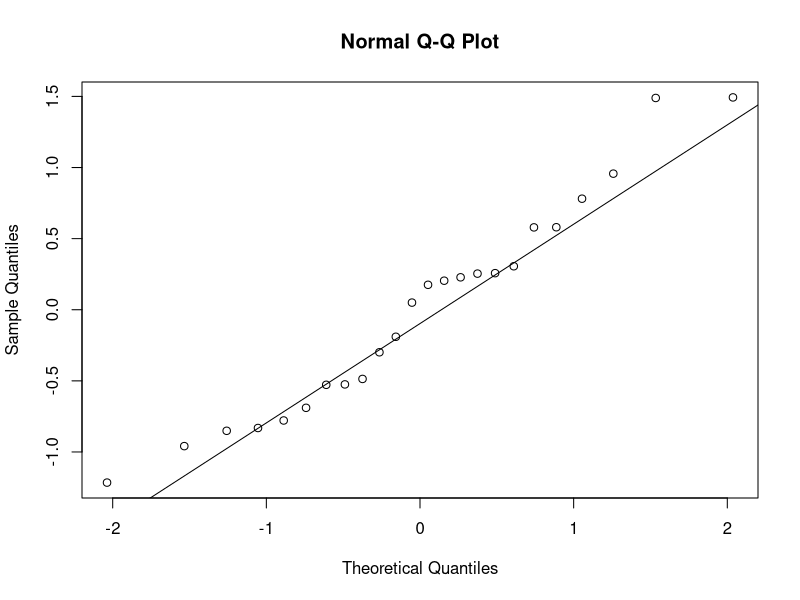

This figure's R source: (Note: this script raises an error after producing the figure.)
## ---- chunk 1
knitr::opts_chunk$set(error = TRUE) 
## ---- chunk 2
library(readxl)
library(dplyr)
library(lubridate)
library(ggplot2)
library(car)
library(lmtest)
library(nortest)
library(tseries)

cad  <- read_excel("cadereyta_SE3.xlsx")
jua  <- read_excel("cadereyta_SE2.xlsx")

find_date_col <- function(df){
  cand <- grep("date|fecha|time|datetime|hora", names(df), ignore.case = TRUE, value = TRUE)
  if (length(cand) == 0) stop("No se encontró una columna de fecha/hora. Renombra o agrega una.")
  cand[1]
}

DATE_COL_CAD <- find_date_col(cad)
DATE_COL_JUA <- find_date_col(jua)

parse_dt <- function(df, date_col) {
  # Intenta varios formatos comunes
  df %>%
    mutate(
      .dt_raw = .data[[date_col]],
      .dt = suppressWarnings(parse_date_time(
        .dt_raw,
        orders = c("Y-m-d H:M:S", "Y-m-d H:M", "Y-m-d",
                   "d/m/Y H:M:S", "d/m/Y H:M", "d/m/Y",
                   "Ymd HMS", "Ymd HM", "Ymd")
      ))
    )
}

cad <- parse_dt(cad, DATE_COL_CAD)
jua <- parse_dt(jua, DATE_COL_JUA)

if (all(is.na(cad$.dt))) stop("No se pudo parsear la fecha/hora en Cadereyta.")
if (all(is.na(jua$.dt))) stop("No se pudo parsear la fecha/hora en Juárez.")

# Función auxiliar: obtener el 15.º miércoles del año
nth_wednesday <- function(dt_vec, n = 15) {
  # Extraer solo las fechas (sin hora)
  dates <- lubridate::as_date(dt_vec)
  # Filtrar los miércoles
  wed_dates <- sort(unique(dates[lubridate::wday(dates, week_start = 1) == 3]))
  if (length(wed_dates) < n) stop("No hay suficientes miércoles en los datos.")
  wed_dates[n]
}

# Obtener el 15.º miércoles
WED_DT <- nth_wednesday(cad$.dt, n = 15)

# Definir rango de ese día (solo ese miércoles)
START_DT <- as.POSIXct(WED_DT, tz = lubridate::tz(cad$.dt))
END_DT   <- START_DT + lubridate::days(1)

message(sprintf("Día seleccionado: [%s, %s)", START_DT, END_DT))

# Filtrar solo los registros de ese miércoles
cad_w <- cad %>% dplyr::filter(.dt >= START_DT, .dt < END_DT)
jua_w <- jua %>% dplyr::filter(.dt >= START_DT, .dt < END_DT)

stopifnot(nrow(cad_w) > 2, nrow(jua_w) > 2)

cad_w <- cad_w %>% select(-any_of(c(DATE_COL_CAD, ".dt_raw", ".dt")))
jua_w <- jua_w %>% select(-any_of(c(DATE_COL_JUA, ".dt_raw", ".dt")))

cad_w <- cad_w %>% select(-any_of("NOX"))
jua_w <- jua_w %>% select(-any_of("NOX"))


rmse_vec <- function(truth, estimate) sqrt(mean((as.numeric(truth)-as.numeric(estimate))^2, na.rm = TRUE))
mae_vec  <- function(truth, estimate) mean(abs(as.numeric(truth)-as.numeric(estimate)), na.rm = TRUE)
rsq_vec  <- function(truth, estimate) {
  truth <- as.numeric(truth); estimate <- as.numeric(estimate)
  ss_res <- sum((truth - estimate)^2, na.rm = TRUE)
  ss_tot <- sum((truth - mean(truth, na.rm = TRUE))^2, na.rm = TRUE)
  1 - ss_res/ss_tot
}

TARGET <- "SO2"

stopifnot(TARGET %in% names(cad_w), TARGET %in% names(jua_w))

num_cols <- cad_w %>% select(where(is.numeric)) %>% names()
drop_cols <- c(TARGET, "nivel_cod", "season")  # ajusta si es necesario
x_cols <- setdiff(num_cols, drop_cols)

x_cols <- x_cols[x_cols %in% names(cad_w)]
stopifnot(length(x_cols) > 0)

sd_vec <- sapply(cad_w[x_cols], sd, na.rm = TRUE)
x_cols <- x_cols[sd_vec > 0]

if (length(x_cols) > 1) {
  cmat <- suppressWarnings(cor(cad_w[x_cols], use = "pairwise.complete.obs"))
  bad_pairs <- which(abs(cmat) >= 0.99999 & upper.tri(cmat), arr.ind = TRUE)
  if (nrow(bad_pairs) > 0) {
    drop_perfect <- unique(colnames(cmat)[bad_pairs[,2]])
    x_cols <- setdiff(x_cols, drop_perfect)
  }
}
stopifnot(!(TARGET %in% x_cols), length(x_cols) > 0)

scale_stats <- cad_w %>%
  summarise(across(all_of(x_cols),
                   list(mu = \(x) mean(x, na.rm=TRUE),
                        sd = \(x) sd(x, na.rm=TRUE))))

scale_apply <- function(data, stats_tbl, cols){
  out <- data
  for (v in cols) {
    mu  <- stats_tbl[[paste0(v, "_mu")]]
    sdv <- stats_tbl[[paste0(v, "_sd")]]
    out[[v]] <- if (is.na(sdv) || sdv == 0) 0 else (out[[v]] - mu)/sdv
  }
  out
}

cad_s <- scale_apply(cad_w, scale_stats, x_cols)
jua_s <- scale_apply(jua_w, scale_stats, x_cols)

form <- as.formula(paste(TARGET, "~", paste(x_cols, collapse = " + ")))
modelo_SO2 <- lm(form, data = cad_s)
print(summary(modelo_SO2))

pred_train <- predict(modelo_SO2, newdata = cad_s)
pred_test  <- predict(modelo_SO2, newdata = jua_s)

metricas <- function(obs, pred){
  tibble(
    RMSE = rmse_vec(obs, pred),
    MAE  = mae_vec(obs, pred),
    R2   = rsq_vec(obs, pred)
  )
}

train_met <- metricas(cad_s[[TARGET]], pred_train) |> dplyr::mutate(dataset = "Cadereyta (train, 1 semana)")
test_met  <- metricas(jua_s[[TARGET]], pred_test)  |> dplyr::mutate(dataset = "Juárez (test, 1 semana)")

print(bind_rows(train_met, test_met))

print(vif(modelo_SO2))
print(bptest(modelo_SO2))
print(dwtest(modelo_SO2))

print(ad.test(resid(modelo_SO2)))
print(lillie.test(scale(resid(modelo_SO2))))
print(jarque.bera.test(resid(modelo_SO2)))

# QQ plot
res <- residuals(modelo_SO2)
qqnorm(res); qqline(res)

p_train <- tibble(obs = cad_s[[TARGET]], pred = pred_train) |>
  ggplot(aes(obs, pred)) +
  geom_point(alpha = 0.5) +
  geom_abline(slope=1, intercept=0, linetype="dashed") +
  labs(title = "Entrenamiento: Cadereyta (1 semana)", x = "Observado", y = "Predicho")

p_test <- tibble(obs = jua_s[[TARGET]], pred = pred_test) |>
  ggplot(aes(obs, pred)) +
  geom_point(alpha = 0.5) +
  geom_abline(slope=1, intercept=0, linetype="dashed") +
  labs(title = "Prueba: Juárez (misma semana)", x = "Observado", y = "Predicho")

p_train + p_test

## ---- chunk 3
colnames(cad)
## ---- chunk 4
cad  <- read_excel("cadereyta_SE3.xlsx")
jua  <- read_excel("cadereyta_SE2.xlsx")

find_date_col <- function(df){
  cand <- grep("date|fecha|time|datetime|hora", names(df), ignore.case = TRUE, value = TRUE)
  if (length(cand) == 0) stop("No se encontró una columna de fecha/hora. Renombra o agrega una.")
  cand[1]
}

DATE_COL_CAD <- find_date_col(cad)
DATE_COL_JUA <- find_date_col(jua)

parse_dt <- function(df, date_col) {
  # Intenta varios formatos comunes
  df %>%
    mutate(
      .dt_raw = .data[[date_col]],
      .dt = suppressWarnings(parse_date_time(
        .dt_raw,
        orders = c("Y-m-d H:M:S", "Y-m-d H:M", "Y-m-d",
                   "d/m/Y H:M:S", "d/m/Y H:M", "d/m/Y",
                   "Ymd HMS", "Ymd HM", "Ymd")
      ))
    )
}

cad <- parse_dt(cad, DATE_COL_CAD)
jua <- parse_dt(jua, DATE_COL_JUA)

if (all(is.na(cad$.dt))) stop("No se pudo parsear la fecha/hora en Cadereyta.")
if (all(is.na(jua$.dt))) stop("No se pudo parsear la fecha/hora en Juárez.")

# Función auxiliar: obtener el 15.º miércoles del año
nth_wednesday <- function(dt_vec, n = 15) {
  # Extraer solo las fechas (sin hora)
  dates <- lubridate::as_date(dt_vec)
  # Filtrar los miércoles
  wed_dates <- sort(unique(dates[lubridate::wday(dates, week_start = 1) == 3]))
  if (length(wed_dates) < n) stop("No hay suficientes miércoles en los datos.")
  wed_dates[n]
}

# Obtener el 15.º miércoles
WED_DT <- nth_wednesday(cad$.dt, n = 15)

# Definir rango de ese día (solo ese miércoles)
START_DT <- as.POSIXct(WED_DT, tz = lubridate::tz(cad$.dt))
END_DT   <- START_DT + lubridate::days(1)

message(sprintf("Día seleccionado: [%s, %s)", START_DT, END_DT))

# Filtrar solo los registros de ese miércoles
cad_w <- cad %>% dplyr::filter(.dt >= START_DT, .dt < END_DT)
jua_w <- jua %>% dplyr::filter(.dt >= START_DT, .dt < END_DT)

stopifnot(nrow(cad_w) > 2, nrow(jua_w) > 2)

cad_w <- cad_w %>% select(-any_of(c(DATE_COL_CAD, ".dt_raw", ".dt")))
jua_w <- jua_w %>% select(-any_of(c(DATE_COL_JUA, ".dt_raw", ".dt")))

cad_w <- cad_w %>% select(-any_of("NOX"))
jua_w <- jua_w %>% select(-any_of("NOX"))

rmse_vec <- function(truth, estimate) sqrt(mean((as.numeric(truth)-as.numeric(estimate))^2, na.rm = TRUE))
mae_vec  <- function(truth, estimate) mean(abs(as.numeric(truth)-as.numeric(estimate)), na.rm = TRUE)
rsq_vec  <- function(truth, estimate) {
  truth <- as.numeric(truth); estimate <- as.numeric(estimate)
  ss_res <- sum((truth - estimate)^2, na.rm = TRUE)
  ss_tot <- sum((truth - mean(truth, na.rm = TRUE))^2, na.rm = TRUE)
  1 - ss_res/ss_tot
}

TARGET <- "PM10"

stopifnot(TARGET %in% names(cad_w), TARGET %in% names(jua_w))

num_cols <- cad_w %>% select(where(is.numeric)) %>% names()
drop_cols <- c(TARGET, "nivel_cod", "season")
x_cols <- setdiff(num_cols, drop_cols)

x_cols <- x_cols[x_cols %in% names(cad_w)]
stopifnot(length(x_cols) > 0)

sd_vec <- sapply(cad_w[x_cols], sd, na.rm = TRUE)
x_cols <- x_cols[sd_vec > 0]

if (length(x_cols) > 1) {
  cmat <- suppressWarnings(cor(cad_w[x_cols], use = "pairwise.complete.obs"))
  bad_pairs <- which(abs(cmat) >= 0.99999 & upper.tri(cmat), arr.ind = TRUE)
  if (nrow(bad_pairs) > 0) {
    drop_perfect <- unique(colnames(cmat)[bad_pairs[,2]])
    x_cols <- setdiff(x_cols, drop_perfect)
  }
}
stopifnot(!(TARGET %in% x_cols), length(x_cols) > 0)

scale_stats <- cad_w %>%
  summarise(across(all_of(x_cols),
                   list(mu = \(x) mean(x, na.rm=TRUE),
                        sd = \(x) sd(x, na.rm=TRUE))))

scale_apply <- function(data, stats_tbl, cols){
  out <- data
  for (v in cols) {
    mu  <- stats_tbl[[paste0(v, "_mu")]]
    sdv <- stats_tbl[[paste0(v, "_sd")]]
    out[[v]] <- if (is.na(sdv) || sdv == 0) 0 else (out[[v]] - mu)/sdv
  }
  out
}

cad_s <- scale_apply(cad_w, scale_stats, x_cols)
jua_s <- scale_apply(jua_w, scale_stats, x_cols)

form <- as.formula(paste(TARGET, "~", paste(x_cols, collapse = " + ")))
modelo_SO2 <- lm(form, data = cad_s)
print(summary(modelo_SO2))

pred_train <- predict(modelo_SO2, newdata = cad_s)
pred_test  <- predict(modelo_SO2, newdata = jua_s)

metricas <- function(obs, pred){
  tibble(
    RMSE = rmse_vec(obs, pred),
    MAE  = mae_vec(obs, pred),
    R2   = rsq_vec(obs, pred)
  )
}

train_met <- metricas(cad_s[[TARGET]], pred_train) |> dplyr::mutate(dataset = "Cadereyta (train, 1 semana)")
test_met  <- metricas(jua_s[[TARGET]], pred_test)  |> dplyr::mutate(dataset = "Juárez (test, 1 semana)")

print(bind_rows(train_met, test_met))

print(vif(modelo_SO2))
print(bptest(modelo_SO2))
print(dwtest(modelo_SO2))

print(ad.test(resid(modelo_SO2)))
print(lillie.test(scale(resid(modelo_SO2))))
print(jarque.bera.test(resid(modelo_SO2)))

res <- residuals(modelo_SO2)
qqnorm(res); qqline(res)

p_train <- tibble(obs = cad_s[[TARGET]], pred = pred_train) |>
  ggplot(aes(obs, pred)) +
  geom_point(alpha = 0.5) +
  geom_abline(slope=1, intercept=0, linetype="dashed") +
  labs(title = "Entrenamiento: Cadereyta (1 semana)", x = "Observado", y = "Predicho")

p_test <- tibble(obs = jua_s[[TARGET]], pred = pred_test) |>
  ggplot(aes(obs, pred)) +
  geom_point(alpha = 0.5) +
  geom_abline(slope=1, intercept=0, linetype="dashed") +
  labs(title = "Prueba: Juárez (misma semana)", x = "Observado", y = "Predicho")

p_train + p_test

## ---- chunk 5
cad  <- read_excel("cadereyta_SE3.xlsx")
jua  <- read_excel("cadereyta_SE2.xlsx")

find_date_col <- function(df){
  cand <- grep("date|fecha|time|datetime|hora", names(df), ignore.case = TRUE, value = TRUE)
  if (length(cand) == 0) stop("No se encontró una columna de fecha/hora. Renombra o agrega una.")
  cand[1]
}

DATE_COL_CAD <- find_date_col(cad)
DATE_COL_JUA <- find_date_col(jua)

parse_dt <- function(df, date_col) {
  df %>%
    mutate(
      .dt_raw = .data[[date_col]],
      .dt = suppressWarnings(parse_date_time(
        .dt_raw,
        orders = c("Y-m-d H:M:S", "Y-m-d H:M", "Y-m-d",
                   "d/m/Y H:M:S", "d/m/Y H:M", "d/m/Y",
                   "Ymd HMS", "Ymd HM", "Ymd")
      ))
    )
}

cad <- parse_dt(cad, DATE_COL_CAD)
jua <- parse_dt(jua, DATE_COL_JUA)

if (all(is.na(cad$.dt))) stop("No se pudo parsear la fecha/hora en Cadereyta.")
if (all(is.na(jua$.dt))) stop("No se pudo parsear la fecha/hora en Juárez.")

# Función auxiliar: obtener el 15.º miércoles del año
nth_wednesday <- function(dt_vec, n = 15) {
  # Extraer solo las fechas (sin hora)
  dates <- lubridate::as_date(dt_vec)
  # Filtrar los miércoles
  wed_dates <- sort(unique(dates[lubridate::wday(dates, week_start = 1) == 3]))
  if (length(wed_dates) < n) stop("No hay suficientes miércoles en los datos.")
  wed_dates[n]
}

# Obtener el 15.º miércoles
WED_DT <- nth_wednesday(cad$.dt, n = 15)

# Definir rango de ese día (solo ese miércoles)
START_DT <- as.POSIXct(WED_DT, tz = lubridate::tz(cad$.dt))
END_DT   <- START_DT + lubridate::days(1)

message(sprintf("Día seleccionado: [%s, %s)", START_DT, END_DT))

# Filtrar solo los registros de ese miércoles
cad_w <- cad %>% dplyr::filter(.dt >= START_DT, .dt < END_DT)
jua_w <- jua %>% dplyr::filter(.dt >= START_DT, .dt < END_DT)

stopifnot(nrow(cad_w) > 2, nrow(jua_w) > 2)

cad_w <- cad_w %>% select(-any_of(c(DATE_COL_CAD, ".dt_raw", ".dt")))
jua_w <- jua_w %>% select(-any_of(c(DATE_COL_JUA, ".dt_raw", ".dt")))

cad_w <- cad_w %>% select(-any_of("NOX"))
jua_w <- jua_w %>% select(-any_of("NOX"))

rmse_vec <- function(truth, estimate) sqrt(mean((as.numeric(truth)-as.numeric(estimate))^2, na.rm = TRUE))
mae_vec  <- function(truth, estimate) mean(abs(as.numeric(truth)-as.numeric(estimate)), na.rm = TRUE)
rsq_vec  <- function(truth, estimate) {
  truth <- as.numeric(truth); estimate <- as.numeric(estimate)
  ss_res <- sum((truth - estimate)^2, na.rm = TRUE)
  ss_tot <- sum((truth - mean(truth, na.rm = TRUE))^2, na.rm = TRUE)
  1 - ss_res/ss_tot
}

TARGET <- "PM2.5"

stopifnot(TARGET %in% names(cad_w), TARGET %in% names(jua_w))

num_cols <- cad_w %>% select(where(is.numeric)) %>% names()
drop_cols <- c(TARGET, "nivel_cod", "season")
x_cols <- setdiff(num_cols, drop_cols)

x_cols <- x_cols[x_cols %in% names(cad_w)]
stopifnot(length(x_cols) > 0)

sd_vec <- sapply(cad_w[x_cols], sd, na.rm = TRUE)
x_cols <- x_cols[sd_vec > 0]

if (length(x_cols) > 1) {
  cmat <- suppressWarnings(cor(cad_w[x_cols], use = "pairwise.complete.obs"))
  bad_pairs <- which(abs(cmat) >= 0.99999 & upper.tri(cmat), arr.ind = TRUE)
  if (nrow(bad_pairs) > 0) {
    drop_perfect <- unique(colnames(cmat)[bad_pairs[,2]])
    x_cols <- setdiff(x_cols, drop_perfect)
  }
}
stopifnot(!(TARGET %in% x_cols), length(x_cols) > 0)

scale_stats <- cad_w %>%
  summarise(across(all_of(x_cols),
                   list(mu = \(x) mean(x, na.rm=TRUE),
                        sd = \(x) sd(x, na.rm=TRUE))))

scale_apply <- function(data, stats_tbl, cols){
  out <- data
  for (v in cols) {
    mu  <- stats_tbl[[paste0(v, "_mu")]]
    sdv <- stats_tbl[[paste0(v, "_sd")]]
    out[[v]] <- if (is.na(sdv) || sdv == 0) 0 else (out[[v]] - mu)/sdv
  }
  out
}

cad_s <- scale_apply(cad_w, scale_stats, x_cols)
jua_s <- scale_apply(jua_w, scale_stats, x_cols)

form <- as.formula(paste(TARGET, "~", paste(x_cols, collapse = " + ")))
modelo_SO2 <- lm(form, data = cad_s)
print(summary(modelo_SO2))

pred_train <- predict(modelo_SO2, newdata = cad_s)
pred_test  <- predict(modelo_SO2, newdata = jua_s)

metricas <- function(obs, pred){
  tibble(
    RMSE = rmse_vec(obs, pred),
    MAE  = mae_vec(obs, pred),
    R2   = rsq_vec(obs, pred)
  )
}

train_met <- metricas(cad_s[[TARGET]], pred_train) |> dplyr::mutate(dataset = "Cadereyta (train, 1 semana)")
test_met  <- metricas(jua_s[[TARGET]], pred_test)  |> dplyr::mutate(dataset = "Juárez (test, 1 semana)")

print(bind_rows(train_met, test_met))

print(vif(modelo_SO2))
print(bptest(modelo_SO2))
print(dwtest(modelo_SO2))

print(ad.test(resid(modelo_SO2)))
print(lillie.test(scale(resid(modelo_SO2))))
print(jarque.bera.test(resid(modelo_SO2)))

res <- residuals(modelo_SO2)
qqnorm(res); qqline(res)

p_train <- tibble(obs = cad_s[[TARGET]], pred = pred_train) |>
  ggplot(aes(obs, pred)) +
  geom_point(alpha = 0.5) +
  geom_abline(slope=1, intercept=0, linetype="dashed") +
  labs(title = "Entrenamiento: Cadereyta (1 semana)", x = "Observado", y = "Predicho")

p_test <- tibble(obs = jua_s[[TARGET]], pred = pred_test) |>
  ggplot(aes(obs, pred)) +
  geom_point(alpha = 0.5) +
  geom_abline(slope=1, intercept=0, linetype="dashed") +
  labs(title = "Prueba: Juárez (misma semana)", x = "Observado", y = "Predicho")

p_train + p_test

## ---- chunk 6
cad  <- read_excel("cadereyta_SE3.xlsx")
jua  <- read_excel("cadereyta_SE.xlsx")

find_date_col <- function(df){
  cand <- grep("date|fecha|time|datetime|hora", names(df), ignore.case = TRUE, value = TRUE)
  if (length(cand) == 0) stop("No se encontró una columna de fecha/hora. Renombra o agrega una.")
  cand[1]
}

DATE_COL_CAD <- find_date_col(cad)
DATE_COL_JUA <- find_date_col(jua)

parse_dt <- function(df, date_col) {
  df %>%
    mutate(
      .dt_raw = .data[[date_col]],
      .dt = suppressWarnings(parse_date_time(
        .dt_raw,
        orders = c("Y-m-d H:M:S", "Y-m-d H:M", "Y-m-d",
                   "d/m/Y H:M:S", "d/m/Y H:M", "d/m/Y",
                   "Ymd HMS", "Ymd HM", "Ymd")
      ))
    )
}

cad <- parse_dt(cad, DATE_COL_CAD)
jua <- parse_dt(jua, DATE_COL_JUA)

if (all(is.na(cad$.dt))) stop("No se pudo parsear la fecha/hora en Cadereyta.")
if (all(is.na(jua$.dt))) stop("No se pudo parsear la fecha/hora en Juárez.")

# Función auxiliar: obtener el 15.º miércoles del año
nth_wednesday <- function(dt_vec, n = 15) {
  # Extraer solo las fechas (sin hora)
  dates <- lubridate::as_date(dt_vec)
  # Filtrar los miércoles
  wed_dates <- sort(unique(dates[lubridate::wday(dates, week_start = 1) == 3]))
  if (length(wed_dates) < n) stop("No hay suficientes miércoles en los datos.")
  wed_dates[n]
}

# Obtener el 15.º miércoles
WED_DT <- nth_wednesday(cad$.dt, n = 15)

# Definir rango de ese día (solo ese miércoles)
START_DT <- as.POSIXct(WED_DT, tz = lubridate::tz(cad$.dt))
END_DT   <- START_DT + lubridate::days(1)

message(sprintf("Día seleccionado: [%s, %s)", START_DT, END_DT))

# Filtrar solo los registros de ese miércoles
cad_w <- cad %>% dplyr::filter(.dt >= START_DT, .dt < END_DT)
jua_w <- jua %>% dplyr::filter(.dt >= START_DT, .dt < END_DT)

stopifnot(nrow(cad_w) > 2, nrow(jua_w) > 2)

cad_w <- cad_w %>% select(-any_of(c(DATE_COL_CAD, ".dt_raw", ".dt")))
jua_w <- jua_w %>% select(-any_of(c(DATE_COL_JUA, ".dt_raw", ".dt")))

cad_w <- cad_w %>% select(-any_of("NOX"))
jua_w <- jua_w %>% select(-any_of("NOX"))

rmse_vec <- function(truth, estimate) sqrt(mean((as.numeric(truth)-as.numeric(estimate))^2, na.rm = TRUE))
mae_vec  <- function(truth, estimate) mean(abs(as.numeric(truth)-as.numeric(estimate)), na.rm = TRUE)
rsq_vec  <- function(truth, estimate) {
  truth <- as.numeric(truth); estimate <- as.numeric(estimate)
  ss_res <- sum((truth - estimate)^2, na.rm = TRUE)
  ss_tot <- sum((truth - mean(truth, na.rm = TRUE))^2, na.rm = TRUE)
  1 - ss_res/ss_tot
}

TARGET <- "SO2"

stopifnot(TARGET %in% names(cad_w), TARGET %in% names(jua_w))

num_cols <- cad_w %>% select(where(is.numeric)) %>% names()
drop_cols <- c(TARGET, "nivel_cod", "season")
x_cols <- setdiff(num_cols, drop_cols)

x_cols <- x_cols[x_cols %in% names(cad_w)]
stopifnot(length(x_cols) > 0)

sd_vec <- sapply(cad_w[x_cols], sd, na.rm = TRUE)
x_cols <- x_cols[sd_vec > 0]

if (length(x_cols) > 1) {
  cmat <- suppressWarnings(cor(cad_w[x_cols], use = "pairwise.complete.obs"))
  bad_pairs <- which(abs(cmat) >= 0.99999 & upper.tri(cmat), arr.ind = TRUE)
  if (nrow(bad_pairs) > 0) {
    drop_perfect <- unique(colnames(cmat)[bad_pairs[,2]])
    x_cols <- setdiff(x_cols, drop_perfect)
  }
}
stopifnot(!(TARGET %in% x_cols), length(x_cols) > 0)

scale_stats <- cad_w %>%
  summarise(across(all_of(x_cols),
                   list(mu = \(x) mean(x, na.rm=TRUE),
                        sd = \(x) sd(x, na.rm=TRUE))))

scale_apply <- function(data, stats_tbl, cols){
  out <- data
  for (v in cols) {
    mu  <- stats_tbl[[paste0(v, "_mu")]]
    sdv <- stats_tbl[[paste0(v, "_sd")]]
    out[[v]] <- if (is.na(sdv) || sdv == 0) 0 else (out[[v]] - mu)/sdv
  }
  out
}

cad_s <- scale_apply(cad_w, scale_stats, x_cols)
jua_s <- scale_apply(jua_w, scale_stats, x_cols)

form <- as.formula(paste(TARGET, "~", paste(x_cols, collapse = " + ")))
modelo_SO2 <- lm(form, data = cad_s)
print(summary(modelo_SO2))

pred_train <- predict(modelo_SO2, newdata = cad_s)
pred_test  <- predict(modelo_SO2, newdata = jua_s)

metricas <- function(obs, pred){
  tibble(
    RMSE = rmse_vec(obs, pred),
    MAE  = mae_vec(obs, pred),
    R2   = rsq_vec(obs, pred)
  )
}

train_met <- metricas(cad_s[[TARGET]], pred_train) |> dplyr::mutate(dataset = "Cadereyta (train, 1 semana)")
test_met  <- metricas(jua_s[[TARGET]], pred_test)  |> dplyr::mutate(dataset = "Guadalupe (test, 1 semana)")

print(bind_rows(train_met, test_met))

print(vif(modelo_SO2))
print(bptest(modelo_SO2))
print(dwtest(modelo_SO2))

print(ad.test(resid(modelo_SO2)))
print(lillie.test(scale(resid(modelo_SO2))))
print(jarque.bera.test(resid(modelo_SO2)))

res <- residuals(modelo_SO2)
qqnorm(res); qqline(res)

p_train <- tibble(obs = cad_s[[TARGET]], pred = pred_train) |>
  ggplot(aes(obs, pred)) +
  geom_point(alpha = 0.5) +
  geom_abline(slope=1, intercept=0, linetype="dashed") +
  labs(title = "Entrenamiento: Cadereyta (1 semana)", x = "Observado", y = "Predicho")

p_test <- tibble(obs = jua_s[[TARGET]], pred = pred_test) |>
  ggplot(aes(obs, pred)) +
  geom_point(alpha = 0.5) +
  geom_abline(slope=1, intercept=0, linetype="dashed") +
  labs(title = "Prueba: Guadalupe (misma semana)", x = "Observado", y = "Predicho")

p_train + p_test

## ---- chunk 7
cad  <- read_excel("cadereyta_SE3.xlsx")
jua  <- read_excel("cadereyta_SE.xlsx")

find_date_col <- function(df){
  cand <- grep("date|fecha|time|datetime|hora", names(df), ignore.case = TRUE, value = TRUE)
  if (length(cand) == 0) stop("No se encontró una columna de fecha/hora. Renombra o agrega una.")
  cand[1]
}

DATE_COL_CAD <- find_date_col(cad)
DATE_COL_JUA <- find_date_col(jua)

parse_dt <- function(df, date_col) {
  df %>%
    mutate(
      .dt_raw = .data[[date_col]],
      .dt = suppressWarnings(parse_date_time(
        .dt_raw,
        orders = c("Y-m-d H:M:S", "Y-m-d H:M", "Y-m-d",
                   "d/m/Y H:M:S", "d/m/Y H:M", "d/m/Y",
                   "Ymd HMS", "Ymd HM", "Ymd")
      ))
    )
}

cad <- parse_dt(cad, DATE_COL_CAD)
jua <- parse_dt(jua, DATE_COL_JUA)

if (all(is.na(cad$.dt))) stop("No se pudo parsear la fecha/hora en Cadereyta.")
if (all(is.na(jua$.dt))) stop("No se pudo parsear la fecha/hora en Juárez.")

# Función auxiliar: obtener el 15.º miércoles del año
nth_wednesday <- function(dt_vec, n = 15) {
  # Extraer solo las fechas (sin hora)
  dates <- lubridate::as_date(dt_vec)
  # Filtrar los miércoles
  wed_dates <- sort(unique(dates[lubridate::wday(dates, week_start = 1) == 3]))
  if (length(wed_dates) < n) stop("No hay suficientes miércoles en los datos.")
  wed_dates[n]
}

# Obtener el 15.º miércoles
WED_DT <- nth_wednesday(cad$.dt, n = 15)

# Definir rango de ese día (solo ese miércoles)
START_DT <- as.POSIXct(WED_DT, tz = lubridate::tz(cad$.dt))
END_DT   <- START_DT + lubridate::days(1)

message(sprintf("Día seleccionado: [%s, %s)", START_DT, END_DT))

# Filtrar solo los registros de ese miércoles
cad_w <- cad %>% dplyr::filter(.dt >= START_DT, .dt < END_DT)
jua_w <- jua %>% dplyr::filter(.dt >= START_DT, .dt < END_DT)

stopifnot(nrow(cad_w) > 2, nrow(jua_w) > 2)

cad_w <- cad_w %>% select(-any_of(c(DATE_COL_CAD, ".dt_raw", ".dt")))
jua_w <- jua_w %>% select(-any_of(c(DATE_COL_JUA, ".dt_raw", ".dt")))

cad_w <- cad_w %>% select(-any_of("NOX"))
jua_w <- jua_w %>% select(-any_of("NOX"))

rmse_vec <- function(truth, estimate) sqrt(mean((as.numeric(truth)-as.numeric(estimate))^2, na.rm = TRUE))
mae_vec  <- function(truth, estimate) mean(abs(as.numeric(truth)-as.numeric(estimate)), na.rm = TRUE)
rsq_vec  <- function(truth, estimate) {
  truth <- as.numeric(truth); estimate <- as.numeric(estimate)
  ss_res <- sum((truth - estimate)^2, na.rm = TRUE)
  ss_tot <- sum((truth - mean(truth, na.rm = TRUE))^2, na.rm = TRUE)
  1 - ss_res/ss_tot
}

TARGET <- "PM10"

stopifnot(TARGET %in% names(cad_w), TARGET %in% names(jua_w))

num_cols <- cad_w %>% select(where(is.numeric)) %>% names()
drop_cols <- c(TARGET, "nivel_cod", "season")
x_cols <- setdiff(num_cols, drop_cols)

x_cols <- x_cols[x_cols %in% names(cad_w)]
stopifnot(length(x_cols) > 0)

sd_vec <- sapply(cad_w[x_cols], sd, na.rm = TRUE)
x_cols <- x_cols[sd_vec > 0]

if (length(x_cols) > 1) {
  cmat <- suppressWarnings(cor(cad_w[x_cols], use = "pairwise.complete.obs"))
  bad_pairs <- which(abs(cmat) >= 0.99999 & upper.tri(cmat), arr.ind = TRUE)
  if (nrow(bad_pairs) > 0) {
    drop_perfect <- unique(colnames(cmat)[bad_pairs[,2]])
    x_cols <- setdiff(x_cols, drop_perfect)
  }
}
stopifnot(!(TARGET %in% x_cols), length(x_cols) > 0)

scale_stats <- cad_w %>%
  summarise(across(all_of(x_cols),
                   list(mu = \(x) mean(x, na.rm=TRUE),
                        sd = \(x) sd(x, na.rm=TRUE))))

scale_apply <- function(data, stats_tbl, cols){
  out <- data
  for (v in cols) {
    mu  <- stats_tbl[[paste0(v, "_mu")]]
    sdv <- stats_tbl[[paste0(v, "_sd")]]
    out[[v]] <- if (is.na(sdv) || sdv == 0) 0 else (out[[v]] - mu)/sdv
  }
  out
}

cad_s <- scale_apply(cad_w, scale_stats, x_cols)
jua_s <- scale_apply(jua_w, scale_stats, x_cols)

form <- as.formula(paste(TARGET, "~", paste(x_cols, collapse = " + ")))
modelo_SO2 <- lm(form, data = cad_s)
print(summary(modelo_SO2))

pred_train <- predict(modelo_SO2, newdata = cad_s)
pred_test  <- predict(modelo_SO2, newdata = jua_s)

metricas <- function(obs, pred){
  tibble(
    RMSE = rmse_vec(obs, pred),
    MAE  = mae_vec(obs, pred),
    R2   = rsq_vec(obs, pred)
  )
}

train_met <- metricas(cad_s[[TARGET]], pred_train) |> dplyr::mutate(dataset = "Cadereyta (train, 1 semana)")
test_met  <- metricas(jua_s[[TARGET]], pred_test)  |> dplyr::mutate(dataset = "Guadalupe (test, 1 semana)")

print(bind_rows(train_met, test_met))

print(vif(modelo_SO2))
print(bptest(modelo_SO2))
print(dwtest(modelo_SO2))

print(ad.test(resid(modelo_SO2)))
print(lillie.test(scale(resid(modelo_SO2))))
print(jarque.bera.test(resid(modelo_SO2)))

res <- residuals(modelo_SO2)
qqnorm(res); qqline(res)

p_train <- tibble(obs = cad_s[[TARGET]], pred = pred_train) |>
  ggplot(aes(obs, pred)) +
  geom_point(alpha = 0.5) +
  geom_abline(slope=1, intercept=0, linetype="dashed") +
  labs(title = "Entrenamiento: Cadereyta (1 semana)", x = "Observado", y = "Predicho")

p_test <- tibble(obs = jua_s[[TARGET]], pred = pred_test) |>
  ggplot(aes(obs, pred)) +
  geom_point(alpha = 0.5) +
  geom_abline(slope=1, intercept=0, linetype="dashed") +
  labs(title = "Prueba: Guadalupe (misma semana)", x = "Observado", y = "Predicho")

p_train + p_test

## ---- chunk 8
cad  <- read_excel("cadereyta_SE3.xlsx")
jua  <- read_excel("cadereyta_SE.xlsx")

find_date_col <- function(df){
  cand <- grep("date|fecha|time|datetime|hora", names(df), ignore.case = TRUE, value = TRUE)
  if (length(cand) == 0) stop("No se encontró una columna de fecha/hora. Renombra o agrega una.")
  cand[1]
}

DATE_COL_CAD <- find_date_col(cad)
DATE_COL_JUA <- find_date_col(jua)

parse_dt <- function(df, date_col) {
  df %>%
    mutate(
      .dt_raw = .data[[date_col]],
      .dt = suppressWarnings(parse_date_time(
        .dt_raw,
        orders = c("Y-m-d H:M:S", "Y-m-d H:M", "Y-m-d",
                   "d/m/Y H:M:S", "d/m/Y H:M", "d/m/Y",
                   "Ymd HMS", "Ymd HM", "Ymd")
      ))
    )
}

cad <- parse_dt(cad, DATE_COL_CAD)
jua <- parse_dt(jua, DATE_COL_JUA)

if (all(is.na(cad$.dt))) stop("No se pudo parsear la fecha/hora en Cadereyta.")
if (all(is.na(jua$.dt))) stop("No se pudo parsear la fecha/hora en Juárez.")

# Función auxiliar: obtener el 15.º miércoles del año
nth_wednesday <- function(dt_vec, n = 15) {
  # Extraer solo las fechas (sin hora)
  dates <- lubridate::as_date(dt_vec)
  # Filtrar los miércoles
  wed_dates <- sort(unique(dates[lubridate::wday(dates, week_start = 1) == 3]))
  if (length(wed_dates) < n) stop("No hay suficientes miércoles en los datos.")
  wed_dates[n]
}

# Obtener el 15.º miércoles
WED_DT <- nth_wednesday(cad$.dt, n = 15)

# Definir rango de ese día (solo ese miércoles)
START_DT <- as.POSIXct(WED_DT, tz = lubridate::tz(cad$.dt))
END_DT   <- START_DT + lubridate::days(1)

message(sprintf("Día seleccionado: [%s, %s)", START_DT, END_DT))

# Filtrar solo los registros de ese miércoles
cad_w <- cad %>% dplyr::filter(.dt >= START_DT, .dt < END_DT)
jua_w <- jua %>% dplyr::filter(.dt >= START_DT, .dt < END_DT)

stopifnot(nrow(cad_w) > 2, nrow(jua_w) > 2)

cad_w <- cad_w %>% select(-any_of(c(DATE_COL_CAD, ".dt_raw", ".dt")))
jua_w <- jua_w %>% select(-any_of(c(DATE_COL_JUA, ".dt_raw", ".dt")))

cad_w <- cad_w %>% select(-any_of("NOX"))
jua_w <- jua_w %>% select(-any_of("NOX"))

rmse_vec <- function(truth, estimate) sqrt(mean((as.numeric(truth)-as.numeric(estimate))^2, na.rm = TRUE))
mae_vec  <- function(truth, estimate) mean(abs(as.numeric(truth)-as.numeric(estimate)), na.rm = TRUE)
rsq_vec  <- function(truth, estimate) {
  truth <- as.numeric(truth); estimate <- as.numeric(estimate)
  ss_res <- sum((truth - estimate)^2, na.rm = TRUE)
  ss_tot <- sum((truth - mean(truth, na.rm = TRUE))^2, na.rm = TRUE)
  1 - ss_res/ss_tot
}

TARGET <- "SO2"

stopifnot(TARGET %in% names(cad_w), TARGET %in% names(jua_w))

num_cols <- cad_w %>% select(where(is.numeric)) %>% names()
drop_cols <- c(TARGET, "nivel_cod", "season")
x_cols <- setdiff(num_cols, drop_cols)

x_cols <- x_cols[x_cols %in% names(cad_w)]
stopifnot(length(x_cols) > 0)

sd_vec <- sapply(cad_w[x_cols], sd, na.rm = TRUE)
x_cols <- x_cols[sd_vec > 0]

if (length(x_cols) > 1) {
  cmat <- suppressWarnings(cor(cad_w[x_cols], use = "pairwise.complete.obs"))
  bad_pairs <- which(abs(cmat) >= 0.99999 & upper.tri(cmat), arr.ind = TRUE)
  if (nrow(bad_pairs) > 0) {
    drop_perfect <- unique(colnames(cmat)[bad_pairs[,2]])
    x_cols <- setdiff(x_cols, drop_perfect)
  }
}
stopifnot(!(TARGET %in% x_cols), length(x_cols) > 0)

scale_stats <- cad_w %>%
  summarise(across(all_of(x_cols),
                   list(mu = \(x) mean(x, na.rm=TRUE),
                        sd = \(x) sd(x, na.rm=TRUE))))

scale_apply <- function(data, stats_tbl, cols){
  out <- data
  for (v in cols) {
    mu  <- stats_tbl[[paste0(v, "_mu")]]
    sdv <- stats_tbl[[paste0(v, "_sd")]]
    out[[v]] <- if (is.na(sdv) || sdv == 0) 0 else (out[[v]] - mu)/sdv
  }
  out
}

cad_s <- scale_apply(cad_w, scale_stats, x_cols)
jua_s <- scale_apply(jua_w, scale_stats, x_cols)

form <- as.formula(paste(TARGET, "~", paste(x_cols, collapse = " + ")))
modelo_SO2 <- lm(form, data = cad_s)
print(summary(modelo_SO2))

pred_train <- predict(modelo_SO2, newdata = cad_s)
pred_test  <- predict(modelo_SO2, newdata = jua_s)

metricas <- function(obs, pred){
  tibble(
    RMSE = rmse_vec(obs, pred),
    MAE  = mae_vec(obs, pred),
    R2   = rsq_vec(obs, pred)
  )
}

train_met <- metricas(cad_s[[TARGET]], pred_train) |> dplyr::mutate(dataset = "Cadereyta (train, 1 semana)")
test_met  <- metricas(jua_s[[TARGET]], pred_test)  |> dplyr::mutate(dataset = "Guadalupe (test, 1 semana)")

print(bind_rows(train_met, test_met))

print(vif(modelo_SO2))
print(bptest(modelo_SO2))
print(dwtest(modelo_SO2))

print(ad.test(resid(modelo_SO2)))
print(lillie.test(scale(resid(modelo_SO2))))
print(jarque.bera.test(resid(modelo_SO2)))

res <- residuals(modelo_SO2)
qqnorm(res); qqline(res)

p_train <- tibble(obs = cad_s[[TARGET]], pred = pred_train) |>
  ggplot(aes(obs, pred)) +
  geom_point(alpha = 0.5) +
  geom_abline(slope=1, intercept=0, linetype="dashed") +
  labs(title = "Entrenamiento: Cadereyta (1 semana)", x = "Observado", y = "Predicho")

p_test <- tibble(obs = jua_s[[TARGET]], pred = pred_test) |>
  ggplot(aes(obs, pred)) +
  geom_point(alpha = 0.5) +
  geom_abline(slope=1, intercept=0, linetype="dashed") +
  labs(title = "Prueba: Guadalupe (misma semana)", x = "Observado", y = "Predicho")

p_train + p_test
